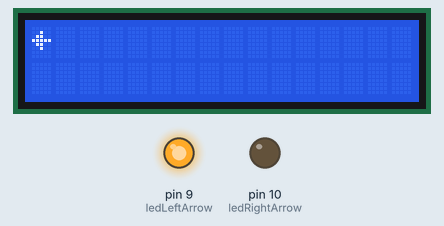
Simulated run of this sketch. Board: Arduino Uno, built with avr-gcc and run on an emulated ATmega328P. Shown: 16×2 character LCD, output pins drawn as LEDs (lit = HIGH). Random numbers use the default seed unless the sketch sets one.

Above: at 0.1 s.
At 28.8 s:
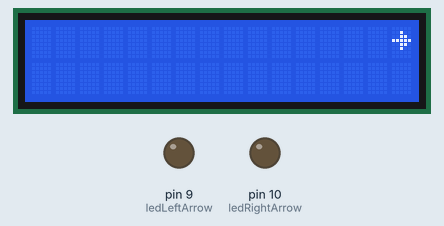
At 57.4 s:
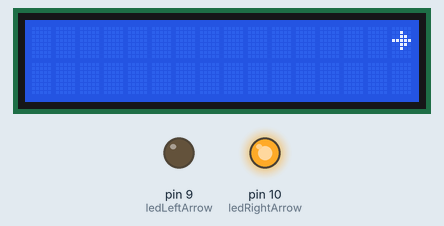
At 113.7 s:
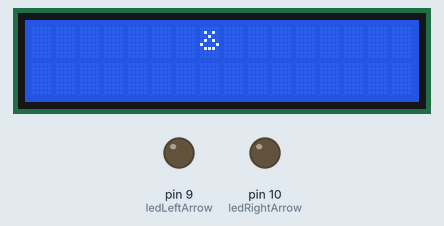
Timing chart, 0 to 130.0 s (numbered marks = the images above):
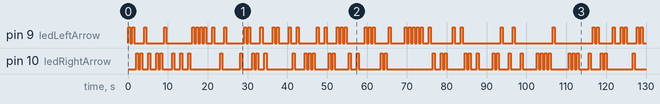

Measured:
- by itself, pin 9 (ledLeftArrow): LOW → HIGH at 0.09 s, → LOW 0.50 s later, → HIGH 0.50 s later, → LOW 0.50 s later, … (88 changes in this stretch)
- by itself, pin 10 (ledRightArrow): LOW → HIGH at 2.1 s, → LOW 0.50 s later, → HIGH 0.50 s later, → LOW 0.50 s later, … (88 changes in this stretch)
- what the display in image 1 shows lasts 1.0 s, from 28.2 s to 29.2 s

The sketch:

4_LiquidCrystalDisplay.ino
```cpp
//************************************************************
// Name: Matthew Eagan & Liam O'Brien
// Course: CS328 - Embedded Systems
// Assignment: Lab 4 - Liquid Crystal Display
// Purpose: To utilize a Bluetooth connection to display
//          animated sprites on a liquid crystal display
// Due Date: 10-10-2024
//************************************************************

#include <Wire.h>
#include <LiquidCrystal_I2C.h>
#include <SoftwareSerial.h>
#define BLUETOOTH_BAUD_RATE 9600
#define Rx 2
#define Tx 3

//Dsignate Rx and Tx pins for Bluetooth communications
SoftwareSerial bluetooth(Rx, Tx);
int bluetoothData;

// Initialize the LCD at I2C address 0x27, 16 columns, and 2 rows
LiquidCrystal_I2C lcd(0x27, 16, 2);

// Define LED pins
const int ledLeftArrow = 9;
const int ledRightArrow = 10;

// Custom character bitmaps (5x8 pixel format)
byte leftArrow[8] = {
  0b00000,
  0b00100,
  0b01100,
  0b11111,
  0b01100,
  0b00100,
  0b00000,
  0b00000
};

byte rightArrow[8] = {
  0b00000,
  0b00100,
  0b00110,
  0b11111,
  0b00110,
  0b00100,
  0b00000,
  0b00000
};

byte customSprite[8] = {
  0b00000,
  0b01010,
  0b00100,
  0b01010,
  0b10001,
  0b01110,
  0b00000,
  0b00000
};

void setup() {
  //Initialize Bluetooth pins for input and output
  pinMode(Rx, INPUT);
  pinMode(Tx, OUTPUT);

  //Start Bluetooth receiver
  bluetooth.begin(BLUETOOTH_BAUD_RATE);

  // Set up the LCD with 16 columns and 2 rows
  lcd.begin(16, 2);
  lcd.backlight(); // Turn on the backlight

  // Create custom characters
  lcd.createChar(0, leftArrow);
  lcd.createChar(1, rightArrow);
  lcd.createChar(2, customSprite);

  // Set LED pins as output
  pinMode(ledLeftArrow, OUTPUT);
  pinMode(ledRightArrow, OUTPUT);

  // Initial display
  lcd.setCursor(0, 0);
  lcd.write(byte(2)); // Display custom sprite initially
}

String readCommand() {
  String asciiData = "";

  if (bluetooth.available()) {
    lcd.clear();

    while (bluetooth.available()) {
      bluetoothData = bluetooth.read();

      if (bluetooth != 13 && bluetoothData != 10) {
        asciiData += (char)bluetoothData;
      }
    }
  }

  return asciiData;
}

void loop() {
  // Randomly decide which LED and arrow to flash
  int randomLED = random(0, 3); // 0 = none, 1 = left, 2 = right

  if (randomLED == 1) {
    // Flash left LED and left arrow sprite
    digitalWrite(ledLeftArrow, HIGH);
    lcd.clear();
    lcd.setCursor(0, 0);
    lcd.write(byte(0)); // Display left arrow
    delay(500);
    digitalWrite(ledLeftArrow, LOW);
  } else if (randomLED == 2) {
    // Flash right LED and right arrow sprite
    digitalWrite(ledRightArrow, HIGH);
    lcd.clear();
    lcd.setCursor(15, 0);
    lcd.write(byte(1)); // Display right arrow
    delay(500);
    digitalWrite(ledRightArrow, LOW);
  } else {
    // No LED, display custom sprite
    lcd.clear();
    lcd.setCursor(7, 0);
    lcd.write(byte(2)); // Display custom sprite
    delay(500);
  }

  delay(500); // Wait before next cycle
}
```
